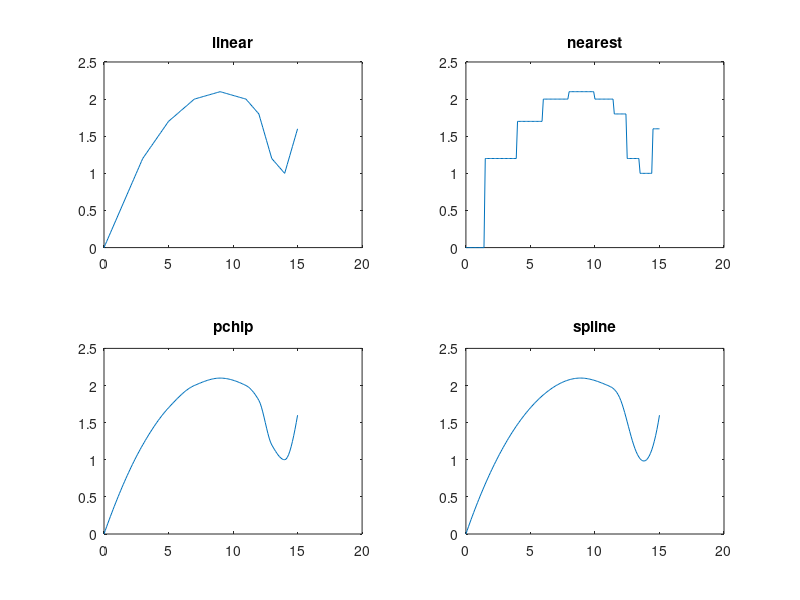

Recreate this plot in MATLAB.
clear;

x=[0 3 5 7 9 11 12 13 14 15];
y=[0 1.2 1.7 2.0 2.1 2.0 1.8 1.2 1.0 1.6];
x1=0:0.1:15;
subplot(2,2,1);
y1=interp1(x,y,x1,'linear');
plot(x1,y1);
title ('linear');
subplot(2,2,2);
y2=interp1(x,y,x1,'nearest');
plot(x1,y2);
title ('nearest');
subplot(2,2,3);
y3=interp1(x,y,x1,'pchip');
plot(x1,y3);
title ('pchip');
subplot(2,2,4);
y4=interp1(x,y,x1,'spline');
plot(x1,y4);
title ('spline');
